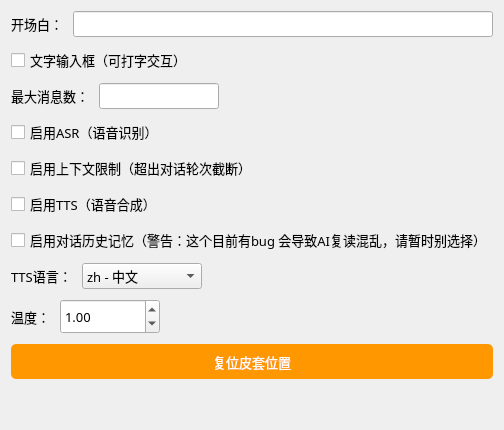
             <widget class="QWidget" name="tab_basic_config">
              <attribute name="title">
               <string>基础配置</string>
              </attribute>
              <layout class="QVBoxLayout" name="verticalLayout_basic_config">
               <property name="spacing">
                <number>10</number>
               </property>
               <item>
                <layout class="QHBoxLayout" name="horizontalLayout_3">
                 <item>
                  <widget class="QLabel" name="label_7">
                   <property name="minimumSize">
                    <size>
                     <width>0</width>
                     <height>0</height>
                    </size>
                   </property>
                   <property name="font">
                    <font>
                     <family>微软雅黑</family>
                     <pointsize>10</pointsize>
                    </font>
                   </property>
                   <property name="text">
                    <string>开场白：</string>
                   </property>
                  </widget>
                 </item>
                 <item>
                  <widget class="QLineEdit" name="lineEdit_4">
                   <property name="font">
                    <font>
                     <family>微软雅黑</family>
                     <pointsize>10</pointsize>
                    </font>
                   </property>
                  </widget>
                 </item>
                </layout>
               </item>
               <item>
                <layout class="QVBoxLayout" name="verticalLayout_all">
                 <item>
                  <widget class="QCheckBox" name="checkBox_3">
                   <property name="sizePolicy">
                    <sizepolicy hsizetype="Minimum" vsizetype="Fixed">
                     <horstretch>0</horstretch>
                     <verstretch>0</verstretch>
                    </sizepolicy>
                   </property>
                   <property name="font">
                    <font>
                     <family>微软雅黑</family>
                     <pointsize>10</pointsize>
                    </font>
                   </property>
                   <property name="text">
                    <string>文字输入框（可打字交互）</string>
                   </property>
                  </widget>
                 </item>
                 <item>
                    <layout class="QHBoxLayout" name="horizontalLayout_5" stretch="1,2,10">
                   <property name="spacing">
                    <number>10</number>
                   </property>
                   <item>
                    <widget class="QLabel" name="label_10">
                     <property name="sizePolicy">
                      <sizepolicy hsizetype="Expanding" vsizetype="Preferred">
                       <horstretch>0</horstretch>
                       <verstretch>0</verstretch>
                      </sizepolicy>
                     </property>
                     <property name="minimumSize">
                      <size>
                       <width>0</width>
                       <height>0</height>
                      </size>
                     </property>
                     <property name="font">
                      <font>
                       <family>微软雅黑</family>
                       <pointsize>10</pointsize>
                      </font>
                     </property>
                     <property name="text">
                      <string>最大消息数：</string>
                     </property>
                    </widget>
                   </item>
                   <item>
                    <widget class="QLineEdit" name="lineEdit_5">
                     <property name="minimumSize">
                      <size>
                       <width>120</width>
                       <height>0</height>
                      </size>
                     </property>
                     <property name="maximumSize">
                      <size>
                       <width>16777215</width>
                       <height>16777215</height>
                      </size>
                     </property>
                     <property name="font">
                      <font>
                       <family>微软雅黑</family>
                       <pointsize>10</pointsize>
                      </font>
                     </property>
                    </widget>
                   </item>
                   <item>
                    <spacer name="horizontalSpacer_3">
                     <property name="orientation">
                      <enum>Qt::Horizontal</enum>
                     </property>
                     <property name="sizeHint" stdset="0">
                      <size>
                       <width>40</width>
                       <height>20</height>
                      </size>
                     </property>
                    </spacer>
                   </item>
                  </layout>
                 </item>
                 <item>
                  <widget class="QCheckBox" name="checkBox_asr">
                   <property name="sizePolicy">
                    <sizepolicy hsizetype="Minimum" vsizetype="Fixed">
                     <horstretch>0</horstretch>
                     <verstretch>0</verstretch>
                    </sizepolicy>
                   </property>
                   <property name="font">
                    <font>
                     <family>微软雅黑</family>
                     <pointsize>10</pointsize>
                    </font>
                   </property>
                   <property name="text">
                    <string>启用ASR（语音识别）</string>
                   </property>
                  </widget>
                 </item>
                 <item>
                  <widget class="QCheckBox" name="checkBox_4">
                   <property name="sizePolicy">
                    <sizepolicy hsizetype="Minimum" vsizetype="Fixed">
                     <horstretch>0</horstretch>
                     <verstretch>0</verstretch>
                    </sizepolicy>
                   </property>
                   <property name="font">
                    <font>
                     <family>微软雅黑</family>
                     <pointsize>10</pointsize>
                    </font>
                   </property>
                   <property name="text">
                    <string>启用上下文限制（超出对话轮次截断）</string>
                   </property>
                  </widget>
                 </item>
                 <item>
                  <widget class="QCheckBox" name="checkBox_tts">
                   <property name="sizePolicy">
                    <sizepolicy hsizetype="Minimum" vsizetype="Fixed">
                     <horstretch>0</horstretch>
                     <verstretch>0</verstretch>
                    </sizepolicy>
                   </property>
                   <property name="font">
                    <font>
                     <family>微软雅黑</family>
                     <pointsize>10</pointsize>
                    </font>
                   </property>
                   <property name="text">
                    <string>启用TTS（语音合成）</string>
                   </property>
                  </widget>
                 </item>
                 <item>
                  <widget class="QCheckBox" name="checkBox_persistent_history">
                      <property name="sizePolicy">
                       <sizepolicy hsizetype="Minimum" vsizetype="Fixed">
                        <horstretch>0</horstretch>
                        <verstretch>0</verstretch>
                       </sizepolicy>
                      </property>
                      <property name="font">
                       <font>
                        <family>微软雅黑</family>
                        <pointsize>10</pointsize>
                       </font>
                      </property>
                      <property name="text">
                       <string>启用对话历史记忆（警告：这个目前有bug 会导致AI复读混乱，请暂时别选择）</string>
                      </property>
                  </widget>
                 </item>
                 <item>
                  <layout class="QHBoxLayout" name="horizontalLayout_4" stretch="1,2,10">
                   <property name="spacing">
                    <number>10</number>
                   </property>
                   <item>
                    <widget class="QLabel" name="label_tts_language">
                     <property name="minimumSize">
                      <size>
                       <width>0</width>
                       <height>0</height>
                      </size>
                     </property>
                     <property name="font">
                      <font>
                       <family>微软雅黑</family>
                       <pointsize>10</pointsize>
                      </font>
                     </property>
                     <property name="text">
                      <string>TTS语言：</string>
                     </property>
                    </widget>
                   </item>
                   <item>
                    <widget class="QComboBox" name="comboBox_tts_language">
                     <property name="minimumSize">
                      <size>
                       <width>120</width>
                       <height>0</height>
                      </size>
                     </property>
                     <property name="font">
                      <font>
                       <family>微软雅黑</family>
                       <pointsize>10</pointsize>
                      </font>
                     </property>
                     <item>
                      <property name="text">
                       <string>zh - 中文</string>
                      </property>
                     </item>
                     <item>
                      <property name="text">
                       <string>en - 英文</string>
                      </property>
                     </item>
                     <item>
                      <property name="text">
                       <string>ja - 日语</string>
                      </property>
                     </item>
                     <item>
                      <property name="text">
                       <string>ko - 韩语</string>
                      </property>
                     </item>
                    </widget>
                   </item>
                   <item>
                    <spacer name="horizontalSpacer_7">
                     <property name="orientation">
                      <enum>Qt::Horizontal</enum>
                     </property>
                     <property name="sizeHint" stdset="0">
                      <size>
                       <width>40</width>
                       <height>20</height>
                      </size>
                     </property>
                    </spacer>
                   </item>
                  </layout>
                 </item>
                 <item>
                  <layout class="QHBoxLayout" name="horizontalLayout_temperature">
                   <item>
                    <widget class="QLabel" name="label_temperature">
                     <property name="font">
                      <font>
                       <family>微软雅黑</family>
                       <pointsize>10</pointsize>
                      </font>
                     </property>
                     <property name="text">
                      <string>温度：</string>
                     </property>
                    </widget>
                   </item>
                   <item>
                    <widget class="QDoubleSpinBox" name="doubleSpinBox_temperature">
                     <property name="minimumSize">
                      <size>
                       <width>100</width>
                       <height>35</height>
                      </size>
                     </property>
                     <property name="maximumSize">
                      <size>
                       <width>120</width>
                       <height>16777215</height>
                      </size>
                     </property>
                     <property name="font">
                      <font>
                       <family>微软雅黑</family>
                       <pointsize>10</pointsize>
                      </font>
                     </property>
                     <property name="buttonSymbols">
                      <enum>QAbstractSpinBox::UpDownArrows</enum>
                     </property>
                     <property name="minimum">
                      <double>0.100000000000000</double>
                     </property>
                     <property name="maximum">
                      <double>2.000000000000000</double>
                     </property>
                     <property name="singleStep">
                      <double>0.100000000000000</double>
                     </property>
                     <property name="value">
                      <double>1.000000000000000</double>
                     </property>
                    </widget>
                   </item>
                   <item>
                    <spacer name="horizontalSpacer_temperature">
                     <property name="orientation">
                      <enum>Qt::Horizontal</enum>
                     </property>
                     <property name="sizeHint" stdset="0">
                      <size>
                       <width>40</width>
                       <height>20</height>
                      </size>
                     </property>
                    </spacer>
                   </item>
                  </layout>
                 </item>
                 <item>
                  <widget class="QPushButton" name="pushButton_reset_model_position">
                   <property name="sizePolicy">
                    <sizepolicy hsizetype="Minimum" vsizetype="Fixed">
                     <horstretch>0</horstretch>
                     <verstretch>0</verstretch>
                    </sizepolicy>
                   </property>
                   <property name="minimumSize">
                    <size>
                     <width>0</width>
                     <height>35</height>
                    </size>
                   </property>
                   <property name="font">
                    <font>
                     <family>微软雅黑</family>
                     <pointsize>10</pointsize>
                    </font>
                   </property>
                   <property name="cursor">
                    <cursorShape>PointingHandCursor</cursorShape>
                   </property>
                   <property name="styleSheet">
                    <string notr="true">QPushButton {
    background-color: #ff9800;
    color: white;
    border: none;
    border-radius: 5px;
    padding: 5px 15px;
}
QPushButton:hover {
    background-color: #f57c00;
}
QPushButton:pressed {
    background-color: #e65100;
}</string>
                   </property>
                   <property name="text">
                    <string>复位皮套位置</string>
                   </property>
                  </widget>
                 </item>
                 <item>
                  <spacer name="verticalSpacer_basic_config">
                   <property name="orientation">
                    <enum>Qt::Vertical</enum>
                   </property>
                   <property name="sizeHint" stdset="0">
                    <size>
                     <width>20</width>
                     <height>40</height>
                    </size>
                   </property>
                  </spacer>
                 </item>
                </layout>
               </item>
              </layout>
             </widget>
